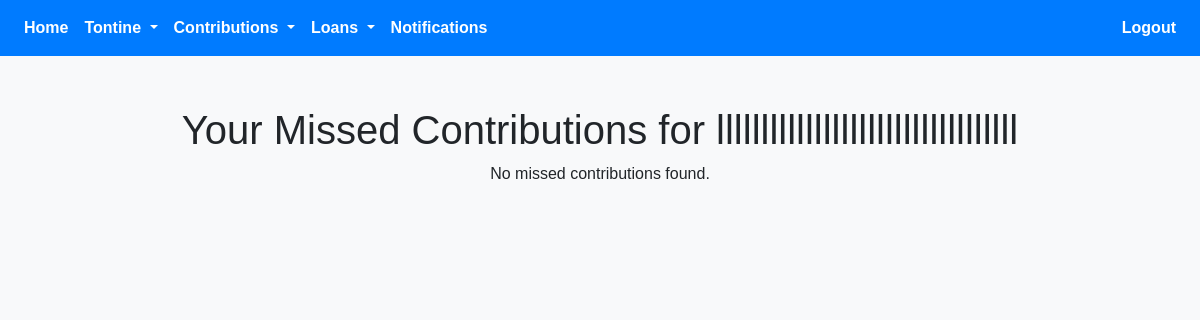
The page /missed_contribution_admin.php?id=58 (signed in) on the database as committed earlier.
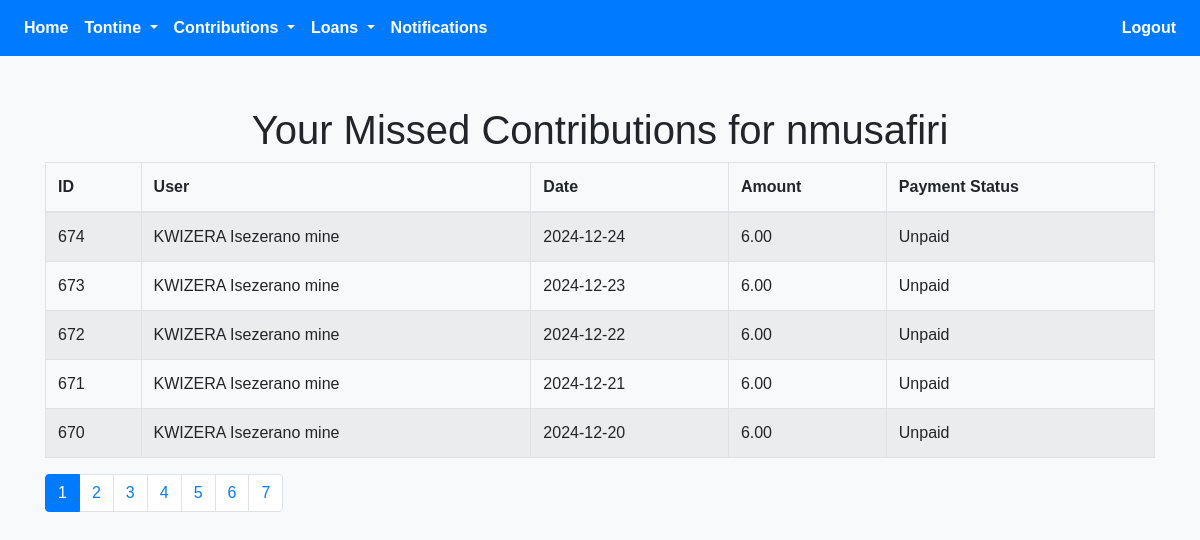
The same page on the database as committed later.
### tables this page shows
CREATE TABLE `tontine` (
  `id` int(11) NOT NULL,
  `tontine_name` varchar(255) NOT NULL,
  `logo` varchar(255) DEFAULT NULL,
  `join_date` date NOT NULL,
  `province` varchar(100) NOT NULL,
  `district` varchar(100) NOT NULL,
  `sector` varchar(100) NOT NULL,
  `total_contributions` decimal(10,2) NOT NULL,
  `occurrence` enum('Daily','Weekly','Monthly') NOT NULL,
  `time` time DEFAULT NULL,
  `day` enum('Monday','Tuesday','Wednesday','Thursday','Friday','Saturday','Sunday') DEFAULT NULL,
  `date` date DEFAULT NULL,
  `created_at` timestamp NOT NULL DEFAULT current_timestamp(),
  `user_id` int(11) DEFAULT NULL,
  `role` varchar(30) NOT NULL,
  `purpose` varchar(255) NOT NULL,
  `rules` varchar(255) NOT NULL,
  `status` enum('Not Justified','Justification Request sent','Justified','Rejected') DEFAULT 'Not Justified',
  `reason` varchar(255) NOT NULL,
  `interest` decimal(10,2) NOT NULL DEFAULT 0.00,
  `payment_frequency` enum('Monthly','Weekly') NOT NULL,
  `frequent_payment_date` date DEFAULT NULL,
  `frequent_payment_day` enum('Monday','Tuesday','Wednesday','Thursday','Friday','Saturday','Sunday') DEFAULT NULL,
  `late_contribution_penalty` int(50) NOT NULL
);

CREATE TABLE `missed_contributions` (
  `id` int(11) NOT NULL,
  `user_id` int(11) NOT NULL,
  `tontine_id` int(11) NOT NULL,
  `missed_amount` decimal(10,2) NOT NULL,
  `missed_date` date NOT NULL,
  `created_at` timestamp NOT NULL DEFAULT current_timestamp(),
  `status` enum('Paid','Unpaid') DEFAULT 'Unpaid'
);

CREATE TABLE `users` (
  `id` int(11) NOT NULL,
  `firstname` varchar(50) NOT NULL,
  `lastname` varchar(50) NOT NULL,
  `phone_number` varchar(15) NOT NULL,
  `idno` varchar(50) NOT NULL,
  `idnotype` varchar(50) NOT NULL,
  `idno_picture` varchar(255) NOT NULL,
  `behalf_name` varchar(30) NOT NULL,
  `behalf_phone_number` varchar(30) NOT NULL,
  `password` varchar(255) NOT NULL,
  `image` varchar(255) NOT NULL,
  `otp` int(11) DEFAULT 0,
  `verified` tinyint(4) NOT NULL DEFAULT 0,
  `otp_used` tinyint(1) NOT NULL DEFAULT 0,
  `otp_login` int(11) NOT NULL DEFAULT 0,
  `otp_forgot` int(11) NOT NULL,
  `otp_behalf` int(11) NOT NULL,
  `otp_behalf_used` tinyint(1) NOT NULL,
  `terms` tinyint(1) DEFAULT 0,
  `created_at` timestamp NOT NULL DEFAULT current_timestamp(),
  `updated_at` timestamp NOT NULL DEFAULT current_timestamp() ON UPDATE current_timestamp(),
  `role` enum('User','Sector','Court') DEFAULT 'User'
);

### missed_contribution_admin.php (the view, shortened to what the changed rows need)
<?php
require 'config.php';
$tontine_id = isset($_GET['id']) ? (int)$_GET['id'] : null;
$perPage = 5;
$page = isset($_GET['page']) ? (int)$_GET['page'] : 1;
$page = max($page, 1);
$start = ($page - 1) * $perPage;
try {
    $countStmt = $pdo->prepare("
        SELECT COUNT(DISTINCT mc.user_id, mc.missed_date) AS total
        FROM missed_contributions mc
        JOIN users u ON mc.user_id = u.id
        WHERE mc.tontine_id = :tontine_id
    ");
    $countStmt->execute([
        'tontine_id' => $tontine_id,
    ]);
    $totalCount = $countStmt->fetch(PDO::FETCH_ASSOC)['total'];
$stmt = $pdo->prepare("
SELECT mc.id, mc.missed_date, mc.missed_amount, mc.status, u.phone_number, u.firstname, u.lastname, u.id as user_id
FROM missed_contributions mc
JOIN users u ON mc.user_id = u.id
WHERE mc.tontine_id = :tontine_id
AND mc.id IN (
    SELECT MAX(mc.id) FROM missed_contributions mc
    WHERE mc.tontine_id = :tontine_id
    GROUP BY mc.user_id, mc.missed_date
)
ORDER BY mc.missed_date DESC
LIMIT :start, :perPage
");
$stmt->bindValue(':tontine_id', $tontine_id, PDO::PARAM_INT);
$stmt->bindValue(':start', $start, PDO::PARAM_INT);
$stmt->bindValue(':perPage', $perPage, PDO::PARAM_INT);
$stmt->execute();
$contributions = $stmt->fetchAll(PDO::FETCH_ASSOC);
    $tontineStmt = $pdo->prepare("SELECT tontine_name FROM tontine WHERE id = :id");
    $tontineStmt->bindParam(':id', $tontine_id, PDO::PARAM_INT);
    $tontineStmt->execute();
    $tontine = $tontineStmt->fetch(PDO::FETCH_ASSOC);
} catch (PDOException $e) {
    die("Error: " . htmlspecialchars($e->getMessage()));
}
?>
<!DOCTYPE html>
<html lang="en">
<head>
    <link rel="stylesheet" href="https://stackpath.bootstrapcdn.com/bootstrap/4.5.2/css/bootstrap.min.css">
    <link rel="stylesheet" href="https://cdnjs.cloudflare.com/ajax/libs/font-awesome/5.15.4/css/all.min.css">
</head>
<body>
    <div class="container">
        <h1 class="text-center">Your Missed Contributions for <?php echo htmlspecialchars($tontine['tontine_name']); ?></h1>
        <?php if (!empty($contributions)): ?>
          <table class="table table-bordered table-striped">
            <thead>
                <tr>
                    <th>ID</th>
                    <th>User</th>
                    <th>Date</th>
                    <th>Amount</th>
                    <th>Payment Status</th>
                </tr>
            </thead>
            <tbody>
                <?php foreach ($contributions as $contribution): ?>
                  <tr>
  <td><?php echo htmlspecialchars($contribution['id']); ?></td>
  <td><?php echo htmlspecialchars($contribution['firstname'] . ' ' . $contribution['lastname']); ?></td>
  <td><?php echo htmlspecialchars($contribution['missed_date']); ?></td>
  <td><?php echo htmlspecialchars($contribution['missed_amount']); ?></td>
  <td><?php echo htmlspecialchars($contribution['status']); ?></td>
</tr>
                <?php endforeach; ?>
            </tbody>
        </table>
        <div class="text-center">
            <nav aria-label="Page navigation">
                <ul class="pagination">
                    <?php for ($i = 1; $i <= ceil($totalCount / $perPage); $i++): ?>
                        <li class="page-item <?php echo $i == $page ? 'active' : ''; ?>">
                            <a class="page-link" href="?id=<?php echo $tontine_id; ?>&page=<?php echo $i; ?>"><?php echo $i; ?></a>
                        </li>
                    <?php endfor; ?>
                </ul>
            </nav>
        </div>
        <?php else: ?>
            <p class="text-center">No missed contributions found.</p>
        <?php endif; ?>
    </div>
</body>
</html>

Rows that differ between the two databases and show on the page:
changed tontine: tontine_name "llllllllllllllllllllllllllllllllll" → "nmusafiri"
added missed_contributions: id "674", user.lastname "KWIZERA Isezerano mine", missed_date "2024-12-24", missed_amount "6.00", status "Unpaid"
added missed_contributions: id "673", user.lastname "KWIZERA Isezerano mine", missed_date "2024-12-23", missed_amount "6.00", status "Unpaid"
added missed_contributions: id "672", user.lastname "KWIZERA Isezerano mine", missed_date "2024-12-22", missed_amount "6.00", status "Unpaid"
added missed_contributions: id "671", user.lastname "KWIZERA Isezerano mine", missed_date "2024-12-21", missed_amount "6.00", status "Unpaid"
added missed_contributions: id "670", user.lastname "KWIZERA Isezerano mine", missed_date "2024-12-20", missed_amount "6.00", status "Unpaid"
Other text that changed with them:
text no longer shown: "No missed contributions found."
text now shown: "ID User Date Amount Payment Status"
new list line: "1"
new list line: "2"
new list line: "3"
new list line: "4"
new list line: "5"
new list line: "6"
new list line: "7"
